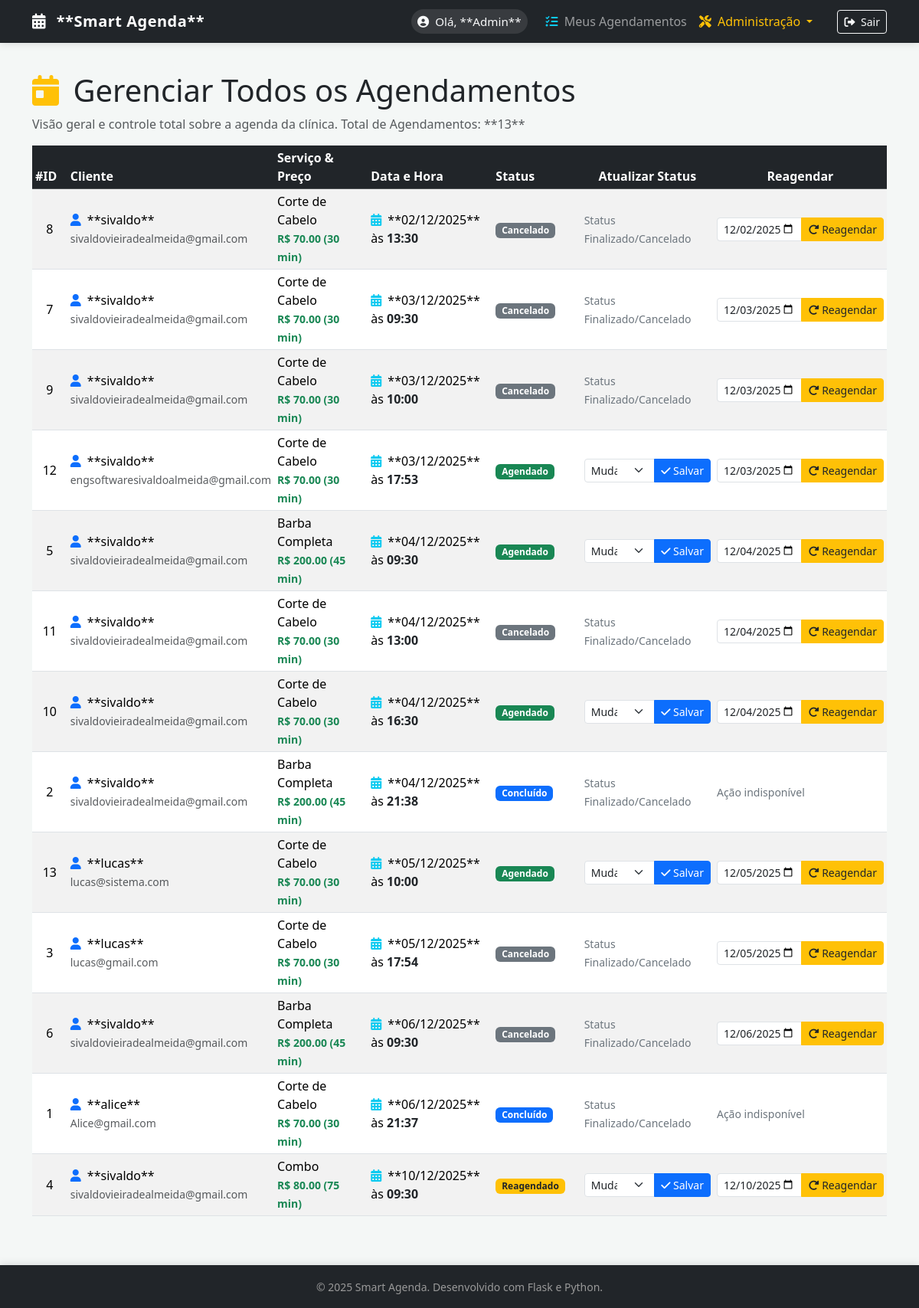
Page /services/manage_appointments (signed in) on the committed database.
### app/models.py (models this page shows, shortened)
class User(UserMixin, db.Model):
    id = db.Column(db.Integer, primary_key=True)
    nome = db.Column(db.String(100), nullable=False)
    email = db.Column(db.String(120), unique=True, nullable=False)
    senha_hash = db.Column(db.String(256), nullable=False)
    is_admin = db.Column(db.Boolean, default=False)

class Appointment(db.Model):
    id = db.Column(db.Integer, primary_key=True)
    data_horario = db.Column(db.DateTime, index=True, nullable=False)
    status = db.Column(db.String(50), default='Agendado')
    user_id = db.Column(db.Integer, db.ForeignKey('user.id'), nullable=False)
    service_id = db.Column(db.Integer, db.ForeignKey('service.id'), nullable=False)
    user = db.relationship('User', backref='agendamentos', foreign_keys=[user_id])
    servico = db.relationship('Service', backref='agendamentos_do_servico', foreign_keys=[service_id])

class Service(db.Model):
    id = db.Column(db.Integer, primary_key=True)
    nome = db.Column(db.String(100), nullable=False)
    descricao = db.Column(db.String(255))
    preco = db.Column(db.Float, nullable=False)
    duracao_minutos = db.Column(db.Integer, nullable=False)

### app/services/routes.py (the view)
@bp.route('/manage_appointments')
@login_required
@admin_required
def manage_appointments():
    all_appointments = Appointment.query.order_by(Appointment.data_horario.asc()).all()
    return render_template('services/manage_appointments.html',
                           title='Gerenciar Agendamentos',
                           appointments=all_appointments,
                           now=datetime.now)

### app/templates/services/manage_appointments.html (shortened to what this page needs)
{% extends "base.html" %}
{% block content %}
<h1 class="mt-4"><i class="fas fa-calendar-day me-2 text-warning"></i> Gerenciar Todos os Agendamentos</h1>
<p class="text-muted">Visão geral e controle total sobre a agenda da clínica. Total de Agendamentos: **{{ appointments | length }}**</p>
<div class="table-responsive">
    <table class="table table-striped table-hover align-middle table-sm">
        <thead>
            <tr class="table-dark">
                <th style="width: 5%;">#ID</th>
                <th style="width: 15%;">Cliente</th>
                <th style="width: 15%;">Serviço & Preço</th>
                <th style="width: 18%;">Data e Hora</th>
                <th style="width: 12%;">Status</th>
                <th class="text-center" style="width: 18%;">Atualizar Status</th>
                <th class="text-center" style="width: 17%;">Reagendar</th>
            </tr>
        </thead>
        <tbody>
            {% for appointment in appointments %}
            {% set appt_passed = appointment.data_horario < now() %}
            <tr>
                <td class="text-center">{{ appointment.id }}</td>
                <td>
                    <i class="fas fa-user me-1 text-primary"></i> **{{ appointment.user.nome }}**<br>
                    <small class="text-muted">{{ appointment.user.email }}</small>
                </td>
                <td>
                    {{ appointment.servico.nome }}<br>
                    <small class="text-success fw-bold">R$ {{ "%.2f"|format(appointment.servico.preco) }} ({{ appointment.servico.duracao_minutos }} min)</small>
                </td>
                <td>
                    <i class="fas fa-calendar-alt me-1 text-info"></i>
                    **{{ appointment.data_horario.strftime('%d/%m/%Y') }}**
                    às <span class="fw-bold text-dark">{{ appointment.data_horario.strftime('%H:%M') }}</span>
                </td>
                <td>
                    {% if appointment.status == 'Agendado' %}
                        {% if appt_passed %}
                             <span class="badge bg-danger">Atrasado/Pendente</span>
                        {% else %}
                             <span class="badge bg-success">Agendado</span>
                        {% endif %}
                    {% elif appointment.status == 'Concluído' %}
                        <span class="badge bg-primary">Concluído</span>
                    {% elif appointment.status == 'Cancelado' %}
                        <span class="badge bg-secondary">Cancelado</span>
                    {% elif appointment.status == 'Reagendado' %}
                        <span class="badge bg-warning text-dark">Reagendado</span>
                    {% else %}
                        <span class="badge bg-info">{{ appointment.status }}</span>
                    {% endif %}
                </td>
                <td>
                    {% if appointment.status != 'Cancelado' and appointment.status != 'Concluído' %}
                    <form method="POST"
                          action="{{ url_for('services.update_appointment_status', appointment_id=appointment.id) }}"
                          class="input-group input-group-sm"
                          onsubmit="return handleStatusChange(this);">
                        <select name="status" class="form-select" data-bs-toggle="tooltip" title="Altera o estado do agendamento.">
                            <option value="" disabled selected>Mudar para...</option>
                        </select>
                        <button type="submit" class="btn btn-primary" data-bs-toggle="tooltip" title="Salvar novo status">
                            <i class="fas fa-check"></i> Salvar
                        </button>
                    </form>
                    {% else %}
                        <small class="text-secondary">Status Finalizado/Cancelado</small>
                    {% endif %}
                </td>
                <td>
                    {% if appointment.status != 'Concluído' and not appt_passed %}
                    <form method="POST" action="{{ url_for('services.reschedule_appointment', appointment_id=appointment.id) }}" class="input-group input-group-sm">
                        <input type="datetime-local"
                               name="new_datetime"
                               class="form-control"
                               required
                               data-bs-toggle="tooltip" title="Nova data e hora para o reagendamento."
                               value="{{ appointment.data_horario.strftime('%Y-%m-%dT%H:%M') }}"
                               min="{{ now().strftime('%Y-%m-%dT%H:%M') }}">
                        <button type="submit" class="btn btn-warning text-dark" data-bs-toggle="tooltip" title="Reagendar e notificar cliente">
                            <i class="fas fa-redo-alt"></i> Reagendar
                        </button>
                    </form>
                    {% else %}
                        <small class="text-secondary">Ação indisponível</small>
                    {% endif %}
                </td>
            </tr>
            {% else %}
            <tr>
                <td colspan="7" class="text-center py-4">
                    <i class="fas fa-exclamation-triangle me-2 text-danger"></i> Nenhum agendamento encontrado no sistema.
                </td>
            </tr>
            {% endfor %}
        </tbody>
    </table>
</div>
{% endblock %}

### app/templates/base.html (shortened to what this page needs)
<!DOCTYPE html>
<html lang="pt-br">
<head>
    <link href="https://cdn.jsdelivr.net/npm/bootstrap@5.3.3/dist/css/bootstrap.min.css" rel="stylesheet">
    <link rel="stylesheet" href="https://cdnjs.cloudflare.com/ajax/libs/font-awesome/6.0.0-beta3/css/all.min.css">
</head>
<body>
    <nav class="navbar navbar-expand-lg navbar-dark bg-dark fixed-top navbar-shadow">
        <div class="container">
            <a class="navbar-brand" href="{{ url_for('index') }}">
                <i class="fas fa-calendar-alt me-2"></i> **Smart Agenda**
            </a>
            <div class="collapse navbar-collapse" id="navbarNav">
                <ul class="navbar-nav ms-auto align-items-lg-center">
                    {% if current_user.is_authenticated %}
                        <li class="nav-item me-3">
                            <span class="nav-link user-welcome">
                                <i class="fas fa-user-circle me-1"></i> Olá, **{{ current_user.nome }}**
                            </span>
                        </li>
                        <li class="nav-item">
                            <a class="nav-link" href="{{ url_for('services.my_appointments') }}">
                                <i class="fas fa-list-check me-1 text-info"></i> Meus Agendamentos
                            </a>
                        </li>
                        {% if current_user.is_admin %}
                        <li class="nav-item dropdown me-2">
                            <a class="nav-link dropdown-toggle text-warning" href="#" id="adminDropdown" role="button" data-bs-toggle="dropdown" aria-expanded="false">
                                <i class="fas fa-screwdriver-wrench me-1"></i> Administração
                            </a>
                        </li>
                        {% endif %}
                        <li class="nav-item">
                            <a class="btn btn-outline-light btn-sm ms-lg-3" href="{{ url_for('auth.logout') }}">
                                <i class="fas fa-sign-out-alt me-1"></i> Sair
                            </a>
                        </li>
                    {% endif %}
                </ul>
            </div>
            </div>
    </nav>
    <main class="container">
        {% block content %}{% endblock %}
    </main>
    <footer class="footer-fixed py-3 mt-5">
        <div class="container text-center">
            <small>&copy; 2025 Smart Agenda. Desenvolvido com Flask e Python.</small>
        </div>
    </footer>
</body>
</html>

### app/templates/base.html (style rules this page uses)
:root { --primary-color: #007bff; --dark-bg: #212529; --text-light: #f8f9fa; }
body { background-color: #f4f7f6; padding-top: 70px; }
.navbar-dark .navbar-brand { font-weight: 700; letter-spacing: 0.5px; }
.navbar-shadow { box-shadow: 0 2px 10px rgba(0, 0, 0, 0.1); }
.user-welcome { background-color: rgba(255, 255, 255, 0.1); color: var(--text-light) !important; padding: 5px 12px; border-radius: 50px; font-size: 0.95rem; font-weight: 500; }
.footer-fixed { background-color: var(--dark-bg); color: #999; box-shadow: 0 -2px 10px rgba(0, 0, 0, 0.1); }

### rows in the picture
User: nome "Admin"
Appointment: id "8", user.nome "sivaldo", user.email "sivaldovieiradealmeida@gmail.com", servico.nome "Corte de Cabelo", servico.duracao_minutos "30", data_horario "02/12/2025", data_horario "13:30", status "Cancelado", new_datetime "12/02/2025 13:30"
Service: servico.preco "70.00"
Appointment: id "7", user.nome "sivaldo", user.email "sivaldovieiradealmeida@gmail.com", servico.nome "Corte de Cabelo", servico.duracao_minutos "30", data_horario "03/12/2025", data_horario "09:30", status "Cancelado", new_datetime "12/03/2025 09:30"
Appointment: id "9", user.nome "sivaldo", user.email "sivaldovieiradealmeida@gmail.com", servico.nome "Corte de Cabelo", servico.duracao_minutos "30", data_horario "03/12/2025", data_horario "10:00", status "Cancelado", new_datetime "12/03/2025 10:00"
Appointment: id "12", user.nome "sivaldo", user.email "engsoftwaresivaldoalmeida@gmail.com", servico.nome "Corte de Cabelo", servico.duracao_minutos "30", data_horario "03/12/2025", data_horario "17:53", status "Agendado", new_datetime "12/03/2025 17:53"
Appointment: id "5", user.nome "sivaldo", user.email "sivaldovieiradealmeida@gmail.com", servico.nome "Barba Completa", servico.duracao_minutos "45", data_horario "04/12/2025", data_horario "09:30", status "Agendado", new_datetime "12/04/2025 09:30"
Service: servico.preco "200.00"
Appointment: id "11", user.nome "sivaldo", user.email "sivaldovieiradealmeida@gmail.com", servico.nome "Corte de Cabelo", servico.duracao_minutos "30", data_horario "04/12/2025", data_horario "13:00", status "Cancelado", new_datetime "12/04/2025 13:00"
Appointment: id "10", user.nome "sivaldo", user.email "sivaldovieiradealmeida@gmail.com", servico.nome "Corte de Cabelo", servico.duracao_minutos "30", data_horario "04/12/2025", data_horario "16:30", status "Agendado", new_datetime "12/04/2025 16:30"
Appointment: id "2", user.nome "sivaldo", user.email "sivaldovieiradealmeida@gmail.com", servico.nome "Barba Completa", servico.duracao_minutos "45", data_horario "04/12/2025", data_horario "21:38", status "Concluído"
Appointment: id "13", user.nome "lucas", user.email "lucas@sistema.com", servico.nome "Corte de Cabelo", servico.duracao_minutos "30", data_horario "05/12/2025", data_horario "10:00", status "Agendado", new_datetime "12/05/2025 10:00"
Appointment: id "3", user.nome "lucas", user.email "lucas@gmail.com", servico.nome "Corte de Cabelo", servico.duracao_minutos "30", data_horario "05/12/2025", data_horario "17:54", status "Cancelado", new_datetime "12/05/2025 17:54"
Appointment: id "6", user.nome "sivaldo", user.email "sivaldovieiradealmeida@gmail.com", servico.nome "Barba Completa", servico.duracao_minutos "45", data_horario "06/12/2025", data_horario "09:30", status "Cancelado", new_datetime "12/06/2025 09:30"
Appointment: id "1", user.nome "alice", user.email "Alice@gmail.com", servico.nome "Corte de Cabelo", servico.duracao_minutos "30", data_horario "06/12/2025", data_horario "21:37", status "Concluído"
Appointment: id "4", user.nome "sivaldo", user.email "sivaldovieiradealmeida@gmail.com", servico.nome "Combo", servico.duracao_minutos "75", data_horario "10/12/2025", data_horario "09:30", status "Reagendado", new_datetime "12/10/2025 09:30"
Service: servico.preco "80.00"

### other values in the picture
{{ appointments | length }} "13"
